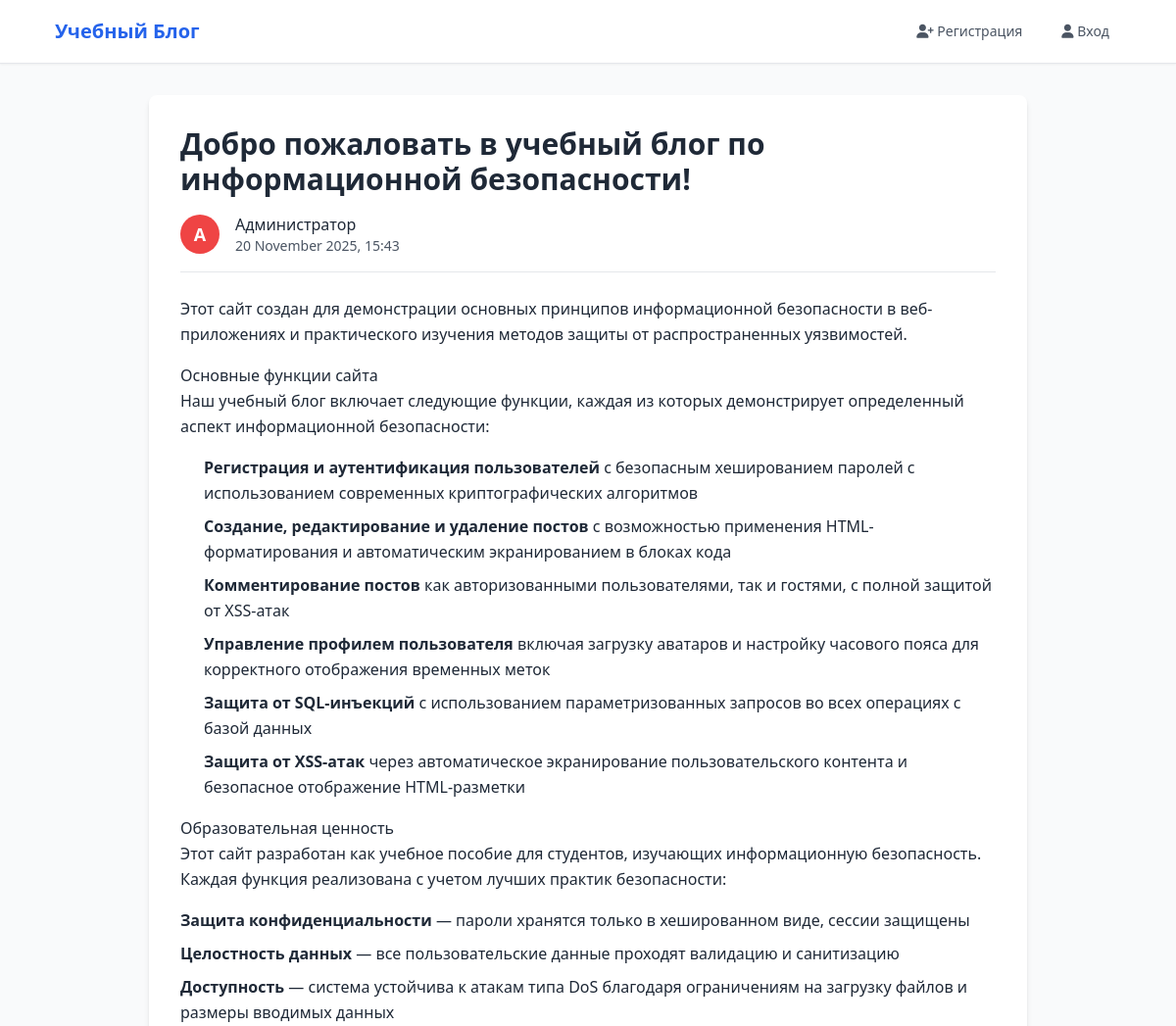
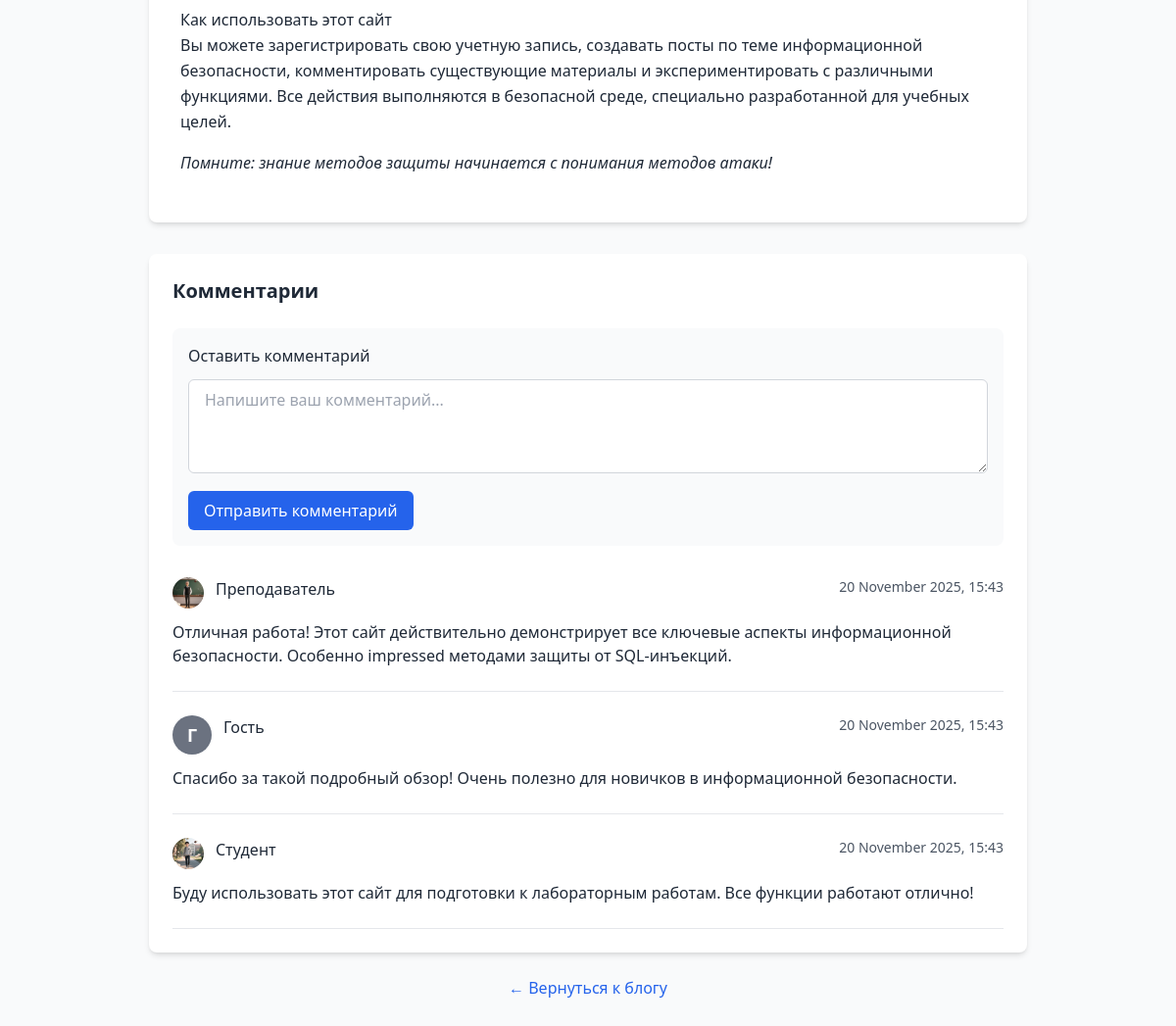
/post/1, run on an earlier commit of the app's database (2 pictures, top to bottom).
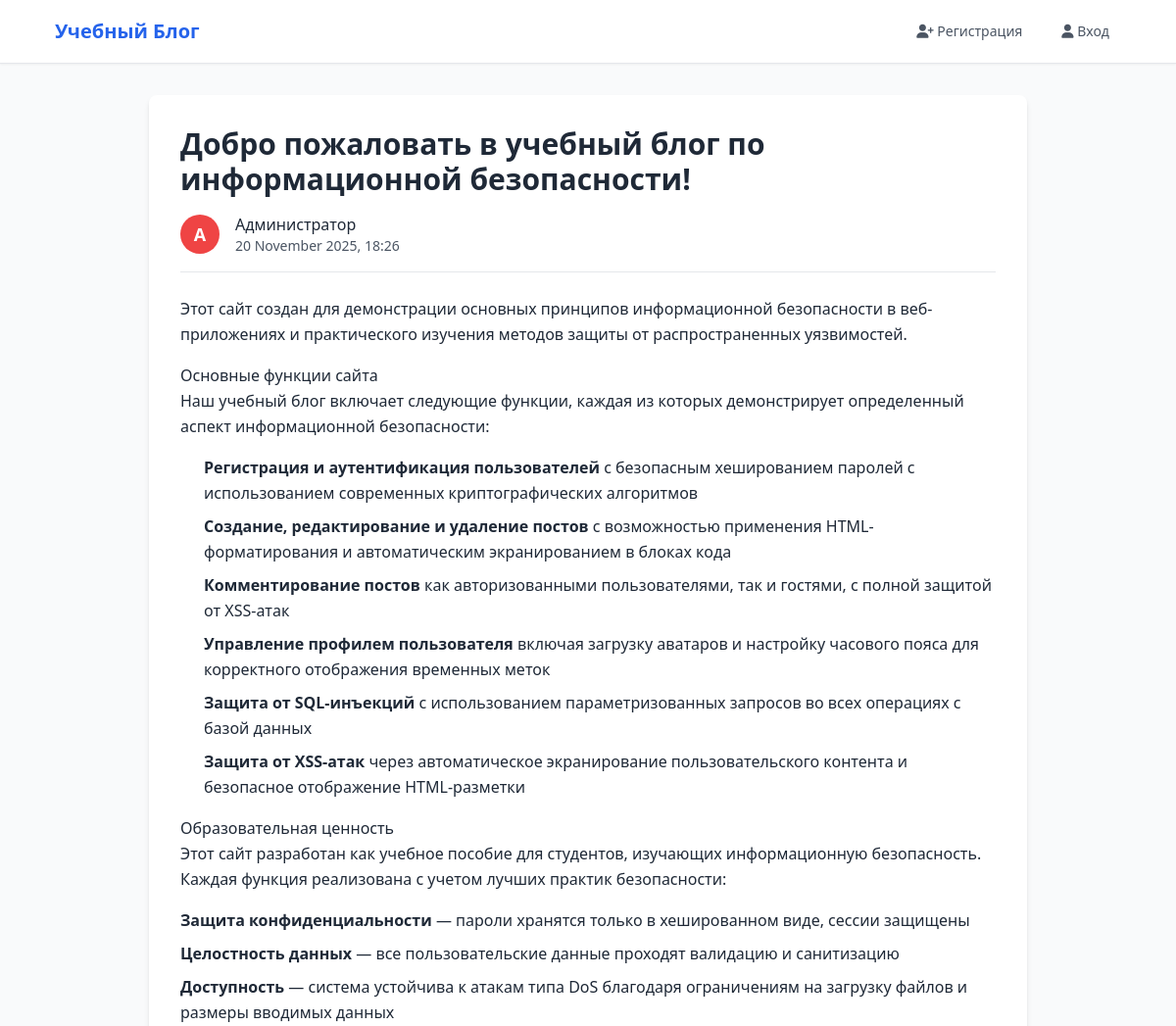
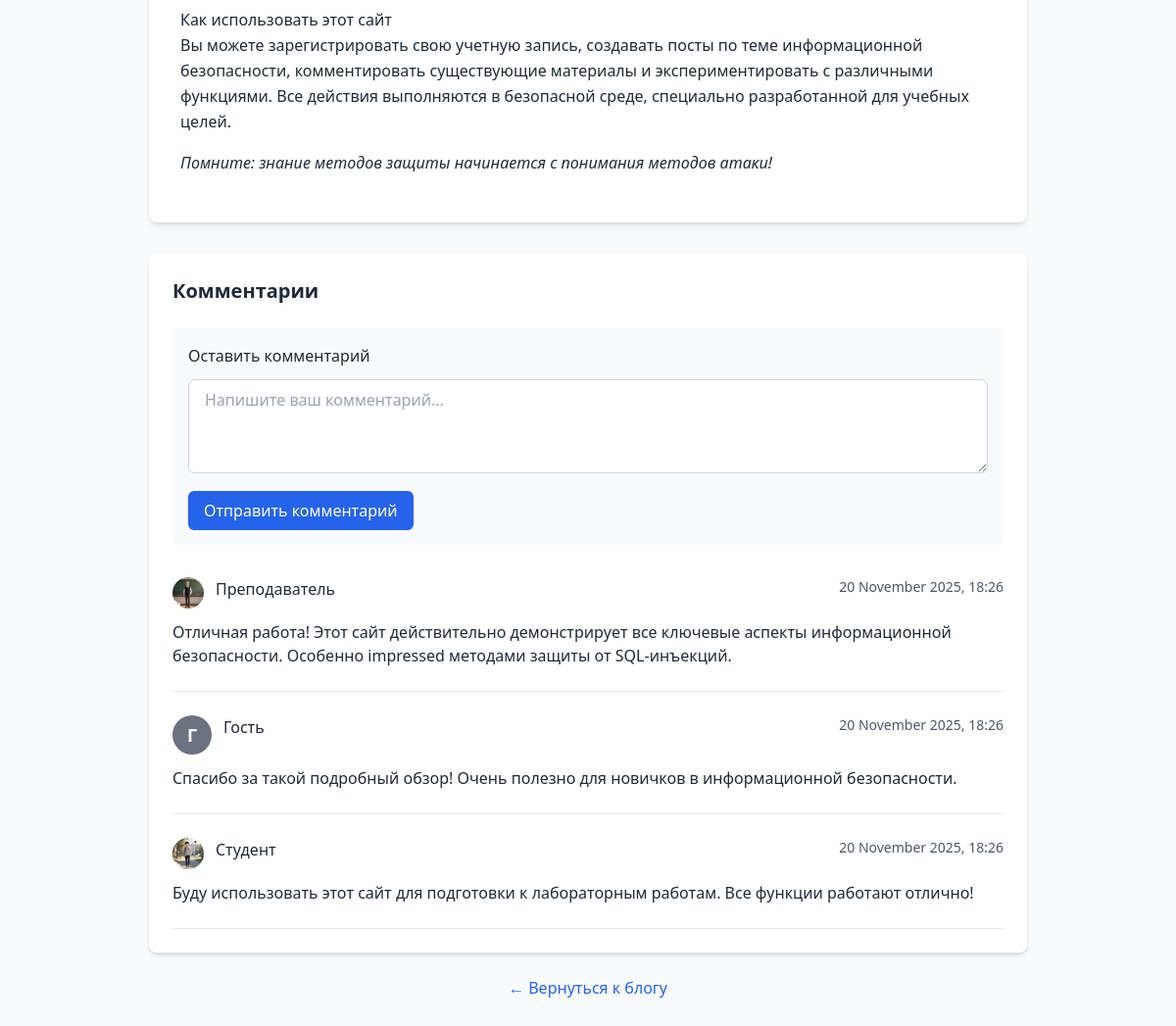
And on a later commit of the database (2 pictures, top to bottom).
### tables this page shows
CREATE TABLE comments (
            id INTEGER PRIMARY KEY AUTOINCREMENT,
            content TEXT NOT NULL,
            post_id INTEGER NOT NULL,
            author_name TEXT DEFAULT 'Гость',
            created_at TIMESTAMP DEFAULT CURRENT_TIMESTAMP,
            FOREIGN KEY (post_id) REFERENCES posts (id)
        );

CREATE TABLE users (
            id INTEGER PRIMARY KEY AUTOINCREMENT,
            username TEXT UNIQUE NOT NULL,
            password_hash TEXT NOT NULL,
            avatar TEXT DEFAULT 'default.png',
            timezone_offset INTEGER DEFAULT 3
        );

### app.py (the view)
@app.route('/post/<int:post_id>')
def post_detail(post_id):
    try:
        conn = get_db_connection()
        post = conn.execute('''
            SELECT p.*, u.username as author_name, u.avatar as author_avatar, u.timezone_offset
            FROM posts p
            JOIN users u ON p.author_id = u.id
            WHERE p.id = ?
        ''', (post_id,)).fetchone()
        comments = conn.execute('''
            SELECT c.*, u.username as author_name, u.avatar as author_avatar, u.timezone_offset
            FROM comments c
            LEFT JOIN users u ON c.author_name = u.username
            WHERE c.post_id = ?
            ORDER BY c.created_at DESC
        ''', (post_id,)).fetchall()
        if post:
            post_dict = dict(post)
            post_dict['formatted_date'] = format_datetime(post['created_at'], post['timezone_offset'])
            post_dict['first_letter'] = get_first_letter(post['author_name'])
            if post['updated_at']:
                post_dict['edited_info'] = {
                    'formatted_date': format_datetime(post['updated_at'], post['timezone_offset']),
                    'is_edited': True
                }
            else:
                post_dict['edited_info'] = {'is_edited': False}
            formatted_comments = []
            for comment in comments:
                comment_dict = dict(comment)
                timezone_offset = comment['timezone_offset'] if comment['timezone_offset'] is not None else 3
                comment_dict['formatted_date'] = format_datetime(comment['created_at'], timezone_offset)
                comment_dict['first_letter'] = get_first_letter(comment['author_name'])
                comment_dict['escaped_content'] = escape_code_html(comment['content'])
                formatted_comments.append(comment_dict)
            conn.close()
            return render_template('post.html', post=post_dict, comments=formatted_comments)
        else:
            conn.close()
            flash('Пост не найден', 'error')
            return redirect(url_for('index'))
    except sqlite3.OperationalError as e:
        init_db()
        return redirect(url_for('post_detail', post_id=post_id))

### app.py (called while the page is built)
def get_first_letter(username):
    for char in username:
        if char.isalpha():
            return char.upper()
    return username[0].upper() if username else '?'

def format_datetime(dt_str, timezone_offset=3):
    try:
        dt = datetime.fromisoformat(dt_str.replace('T', ' '))
        dt = dt + timedelta(hours=timezone_offset)
        return dt.strftime('%d %B %Y, %H:%M')
    except:
        return dt_str

def escape_code_html(text):
    if text is None:
        return ''
    return (text
            .replace('&', '&amp;')
            .replace('<', '&lt;')
            .replace('>', '&gt;')
            .replace('"', '&quot;'))

### database.py (called while the page is built)
def get_db_connection():
    conn = sqlite3.connect(Config.DATABASE_PATH)
    conn.row_factory = sqlite3.Row
    return conn

### templates/post.html (shortened to what this page needs)
{% extends "base.html" %}
{% block content %}
<div class="max-w-4xl mx-auto">
    <div class="bg-white rounded-lg shadow-md p-8 mb-8">
        <h1 class="text-3xl font-bold text-gray-800 mb-4">{{ post.title }}</h1>
        <div class="flex items-center mb-6 pb-4 border-b">
            {% if post.author_avatar and post.author_avatar != 'default.png' %}
                <img src="{{ url_for('static', filename='avatars/' + post.author_avatar) }}"
                     alt="Аватар автора"
                     class="w-12 h-12 rounded-full object-cover mr-4">
            {% else %}
                <div class="avatar-circle avatar-{{ post.first_letter }} mr-4">
                    {{ post.first_letter }}
                </div>
            {% endif %}
            <div>
                <p class="font-medium text-gray-800">{{ post.author_name }}</p>
                <p class="text-sm text-gray-600">{{ post.formatted_date }}</p>
            </div>
        </div>
        <div class="text-gray-800 leading-relaxed prose prose-lg">
            {{ post.content|safe }}
        </div>
    </div>
    <div class="bg-white rounded-lg shadow-md p-6">
        <h3 class="text-xl font-bold text-gray-800 mb-6">Комментарии</h3>
        <div class="mb-8 p-4 bg-gray-50 rounded-lg">
            <h4 class="font-medium text-gray-800 mb-3">Оставить комментарий</h4>
            <form method="POST" action="{{ url_for('add_comment', post_id=post.id) }}">
                <textarea name="content"
                          class="w-full px-4 py-2 border border-gray-300 rounded-md focus:outline-none focus:ring-2 focus:ring-blue-500 focus:border-transparent h-24"
                          placeholder="Напишите ваш комментарий..." required></textarea>
                <button type="submit" class="mt-3 bg-blue-600 hover:bg-blue-700 text-white font-medium py-2 px-4 rounded-md transition duration-200">
                    Отправить комментарий
                </button>
            </form>
        </div>
        <div class="space-y-6">
            {% if comments %}
                {% for comment in comments %}
                <div class="pb-6 border-b">
                    <div class="flex items-start mb-3">
                        {% if comment.author_name == 'Гость' %}
                            <div class="avatar-circle avatar-gray mr-3">
                                Г
                            </div>
                        {% else %}
                            {% if comment.author_avatar and comment.author_avatar != 'default.png' %}
                                <img src="{{ url_for('static', filename='avatars/' + comment.author_avatar) }}"
                                     alt="Аватар автора"
                                     class="w-8 h-8 rounded-full object-cover mr-3">
                            {% else %}
                                <div class="avatar-circle avatar-{{ comment.first_letter }} mr-3">
                                    {{ comment.first_letter }}
                                </div>
                            {% endif %}
                        {% endif %}
                        <div class="flex-1">
                            <div class="flex justify-between items-start">
                                <p class="font-medium text-gray-800">{{ comment.author_name }}</p>
                                <p class="text-sm text-gray-600">{{ comment.formatted_date }}</p>
                            </div>
                        </div>
                    </div>
                    <p class="text-gray-800">{{ comment.escaped_content|replace('\n', '<br>')|safe }}</p>
                </div>
                {% endfor %}
            {% else %}
                <p class="text-gray-600 text-center py-4">Пока нет комментариев. Будьте первым!</p>
            {% endif %}
        </div>
    </div>
    <div class="mt-6 text-center">
        <a href="{{ url_for('index') }}" class="text-blue-600 hover:text-blue-800 font-medium">
            ← Вернуться к блогу
        </a>
    </div>
</div>
{% endblock %}

What changed in the data, as far as the page shows it:
changed comments "Преподаватель": formatted_date "20 November 2025, 15:43" → "20 November 2025, 18:26"
changed comments "Гость": formatted_date "20 November 2025, 15:43" → "20 November 2025, 18:26"
changed comments "Студент": formatted_date "20 November 2025, 15:43" → "20 November 2025, 18:26"
Also different on the page:
{{ post.formatted_date }}: "20 November 2025, 15:43" → "20 November 2025, 18:26"
